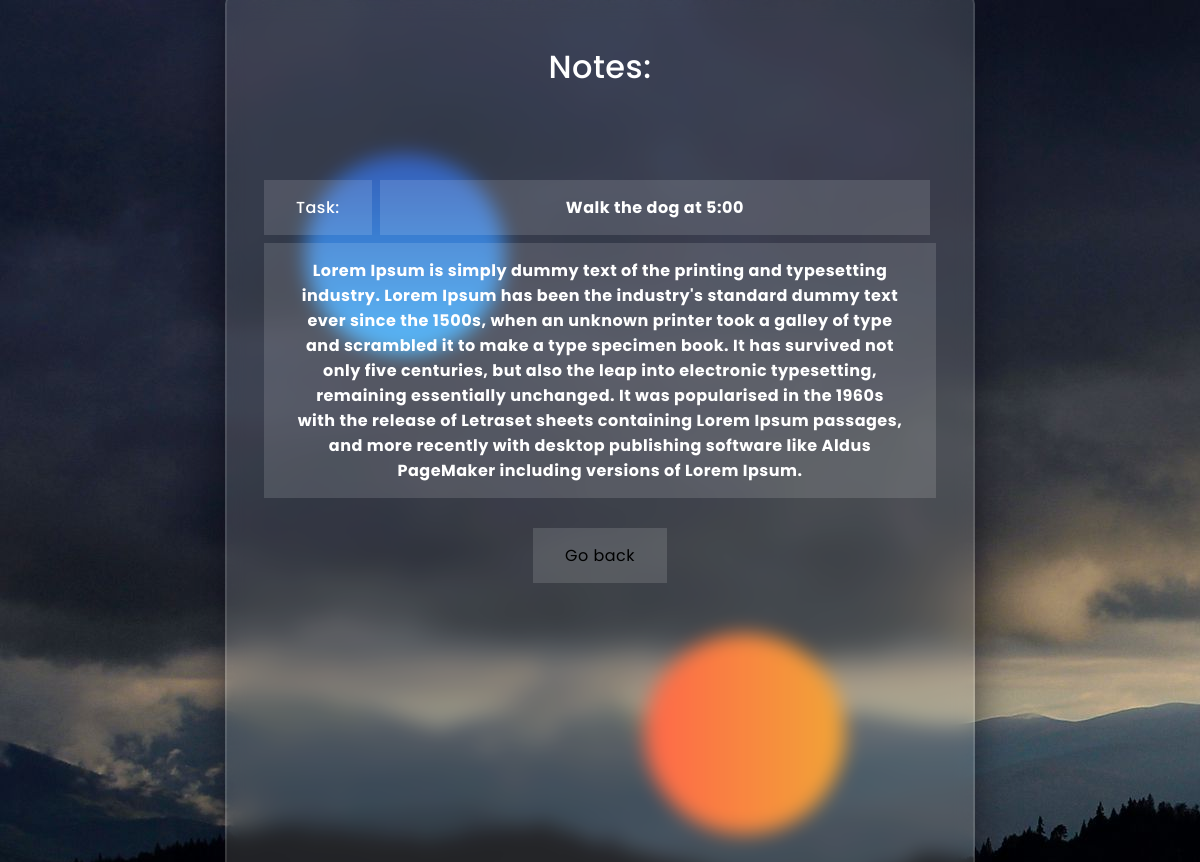
Screenshot of /view/17/ (signed in) with the database file from the repository.
### base/models.py (models this page shows)
class Task(models.Model):
    assigned_by = models.ForeignKey(User, on_delete=models.CASCADE, null=True, blank=True,
                                    related_name="assigned_by_user_in_task")
    user = models.ForeignKey(User, on_delete=models.CASCADE, null=True, blank=True, related_name="user_in_task")
    title = models.CharField(max_length=200)
    description = RichTextField(blank=True, null=True)
    complete = models.BooleanField(default=False)
    create = models.DateTimeField(auto_now_add=True)
    def __str__(self):
        return self.title
    class Meta:
        ordering = ['complete']

### base/views.py (the view)
# urls.py: path('view/<int:pk>/', views.TaskDetail.as_view(), name='view'),
class TaskDetail(LoginRequiredMixin, DetailView):
    model = Task
    context_object_name = 'task'
    success_url = reverse_lazy('home')

### base/templates/base/task_detail.html (shortened to what this page needs)
{% extends 'base/main.html' %}
{% block content %}
            <!DOCTYPE html>
<html lang="en">
<head>
    <link rel="stylesheet" href="https://cdnjs.cloudflare.com/ajax/libs/font-awesome/5.15.4/css/all.min.css">
</head>
<body>
    <div class="background">
        <div class="shape"></div>
        <div class="shape"></div>
    </div>
    <form>
        <h3>Notes:</h3>
        <br><br><br><br>
        <label class="but">Task:</label>
        <h1 style="width:550px" class="but">{{task}}</h1>
        <br>
        <h2 class="but">{{task.description|safe}}</h2>
        <br><br>
        <div style="text-align: center">
            <a class="but" style="text-decoration:none; color: black" href="{% url 'home' %}">Go back</a>
        </div>
    </form>
</body>
</html>
{% endblock %}

### base/templates/base/task_detail.html (style rules this page uses)
*, *:before, *:after { padding: 0; margin: 0; box-sizing: border-box; }
body { background-color: #080710; }
.background { width: 430px; height: 520px; position: absolute; transform: translate(-50%,-50%); left: 50%; top: 50%; }
.background .shape { height: 200px; width: 200px; position: absolute; border-radius: 50%; }
.shape:first-child { background: linear-gradient( #1845ad, #23a2f6 ); left: -80px; top: -80px; }
.shape:last-child { background: linear-gradient( to right, #ff512f, #f09819 ); right: -30px; bottom: -80px; }
form { height: 1000px; width: 750px; background-color: rgba(255,255,255,0.13); position: absolute; transform: translate(-50%,-50%); top: 50%; left: 50%; border-radius: 10px; backdrop-filter: blur(10px); border: 2px solid rgba(255,255,255,0.1); box-shadow: 0 0 40px rgba(8,7,16,0.6); padding: 50px 35px; }
form * { font-family: 'Poppins',sans-serif; color: #ffffff; letter-spacing: 0.5px; outline: none; border: none; }
form h3 { font-size: 32px; font-weight: 500; line-height: 42px; text-align: center; }
label { display: block; margin-top: 30px; font-size: 16px; font-weight: 500; }
::placeholder { color: #e5e5e5; }

### rows the page displays
Task: title "Walk the dog at 5:00", description "Lorem Ipsum is simply dummy text of the printing and typesetting industry. Lorem Ipsum has been the industry's standard dummy text ever since the 1500s, when an unknown printer took a galley of type and scrambled it to make a type specimen book. It has survived not only five centuries, but also the leap into electronic typesetting, remaining essentially unchanged. It was popularised in the 1960s with the release of Letraset sheets containing Lorem Ipsum passages, and more recently with desktop publishing software like Aldus PageMaker including versions of Lorem Ipsum."
